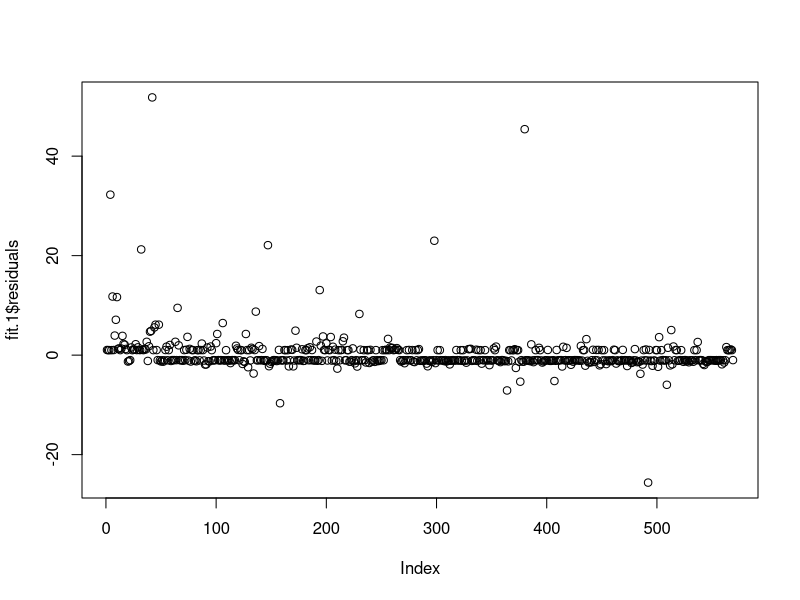

This figure's R source:
library(tidyverse)
df <- read.csv('data.csv')
df

#We're going to use just the mean columns
df <- df %>% select("id",
              "diagnosis",
              "radius_mean",
              "texture_mean",
              "perimeter_mean",
              "area_mean",
              "smoothness_mean",
              "compactness_mean",
              "concavity_mean",
              "concave_points_mean",
              "symmetry_mean",
              "fractal_dimension_mean")

#Tirando area, e perimetro, já que temos raio
df <- df %>% select("diagnosis",
                    "radius_mean",
                    "texture_mean",
                    "smoothness_mean",
                    "compactness_mean",
                    "concavity_mean",
                    "concave_points_mean",
                    "symmetry_mean",
                    "fractal_dimension_mean")

#Transform target variable into 0 or 1
df$diagnosis[df$diagnosis=="M"] <- 1
df$diagnosis[df$diagnosis=="B"] <- 0
df$diagnosis <- as.numeric(df$diagnosis)
head(df)

##Seleção do modelo
#Queremos prever uma variável categórica, logo, teremos que ter um modelo de regressão logística.

#Modelo 1 (mais simples -> gelmann & hill)
fit.1 <- glm(diagnosis ~ radius_mean, family=binomial(link="logit"), data=df)
summary(fit.1)

plot(fit.1$residuals) #Não parece haver tendencia
#Idea: usar ggplot e plotar a smooth, com a curva de incerteza

##Seleção de variáveis

##Avaliação do modelo

#Plot dos resíduos

#AUC

